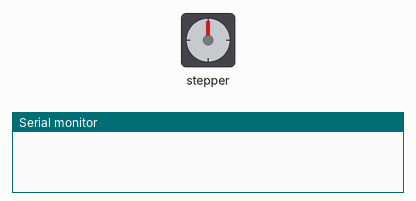
Simulated run of this sketch. Board: Arduino Uno, built with avr-gcc and run on an emulated ATmega328P. On the bench: stepper motor, the last lines printed to the serial monitor. Stepper angles assume 200 steps per turn.

Above: at 0.1 s.
At 9.92 s:
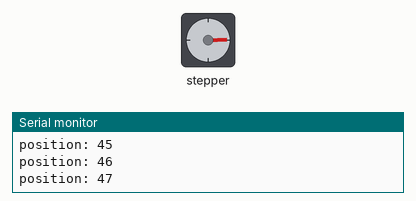
At 19.95 s:
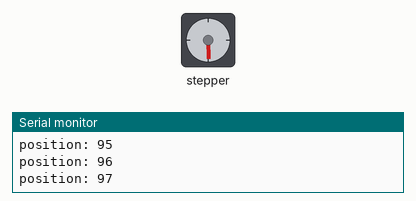
At 39.81 s:
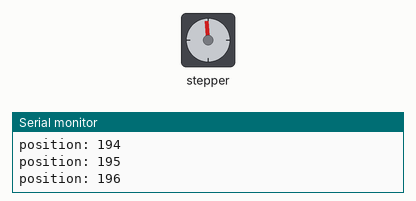
Timing chart, 0 to 40.0 s (numbered marks = the images above):
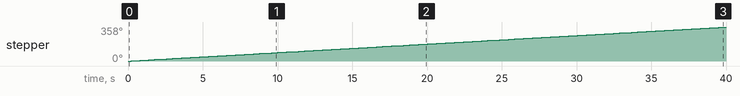

Measured:
- by itself, stepper: keeps turning clockwise at about 9°/s

The sketch:

SilentStepper.ino
```cpp
#include <AccelStepper.h>

// Define a stepper and the pins it will use
AccelStepper stepper(1, 9, 8);


 char buf[50];


long lastMeasuredPosition = 0;

void setup()
{

	int speed = 1000;

	stepper.setMaxSpeed(speed);
	stepper.setAcceleration(speed);
	Serial.begin(9600);

}

void loop()
{
  lastMeasuredPosition = stepper.currentPosition();

	stepper.move(1);
	stepper.run();

	delay(200);

  sprintf(buf, "position: %lu", lastMeasuredPosition);
  Serial.println( buf );
}
```
